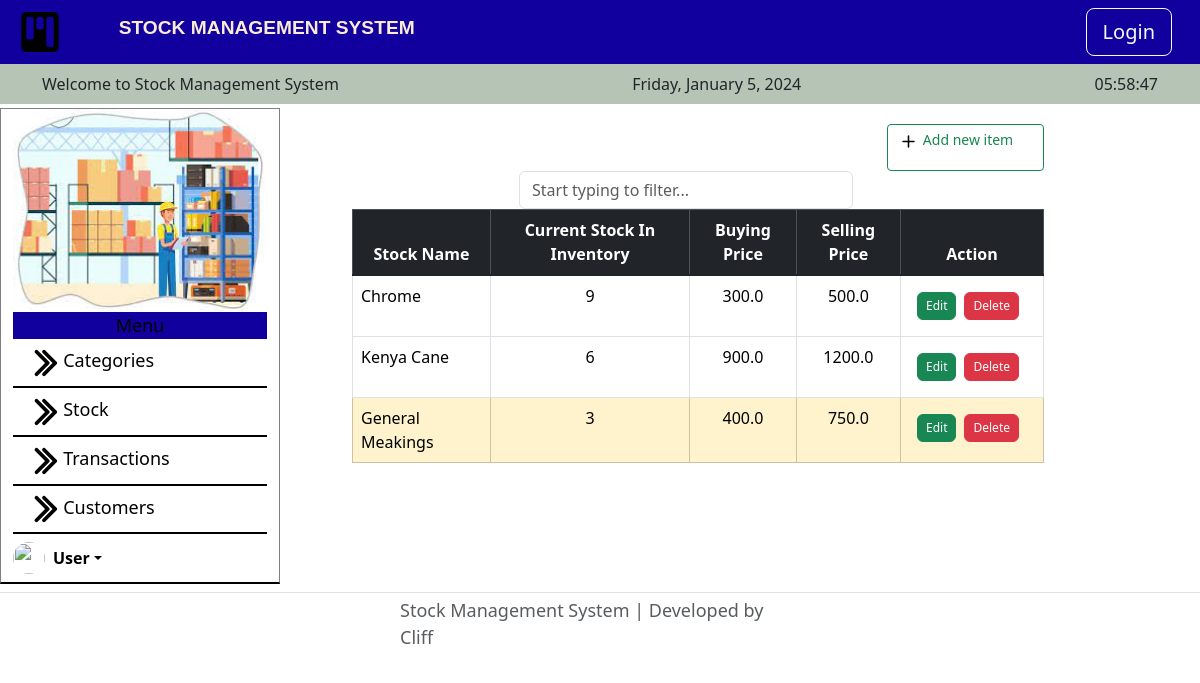
Page /stock on the earlier database version.
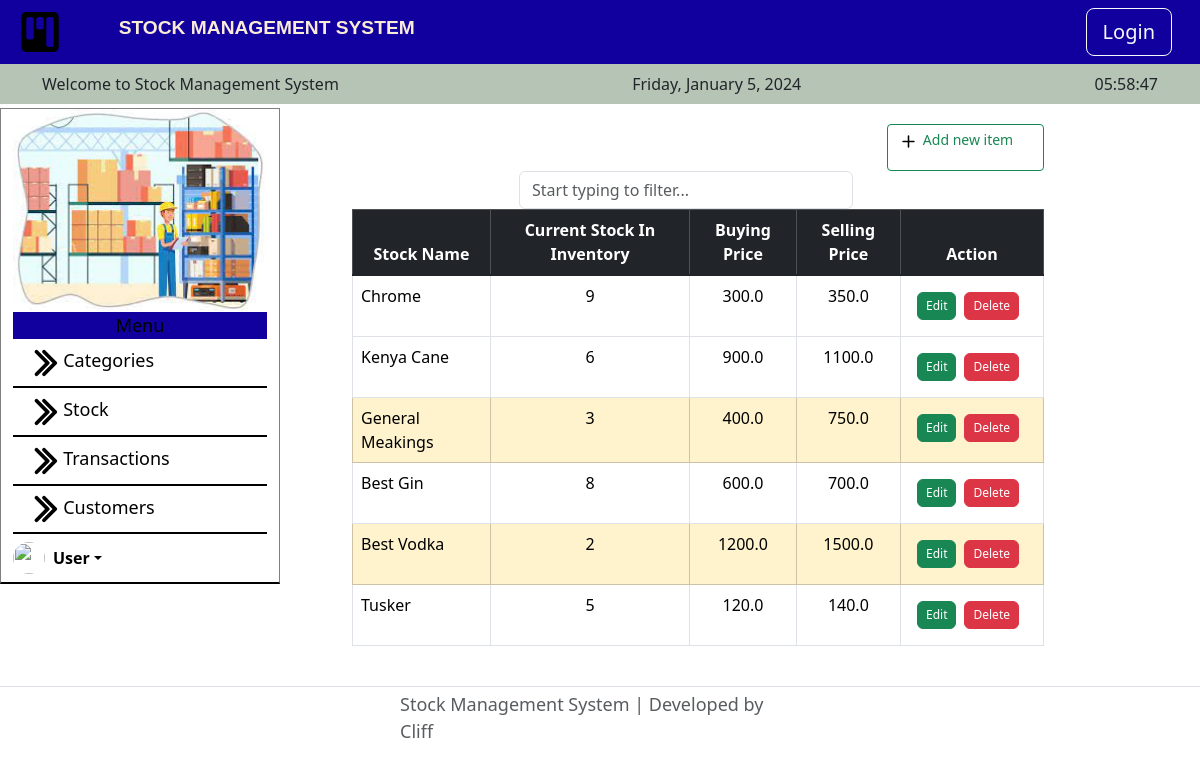
Same page on the later database version.
### main.py (models this page shows)
class Stock(db.Model):
    __tablename__ = "stock"
    id = db.Column(db.Integer, primary_key=True)
    item_name = db.Column(db.String(100), unique=True, nullable=False)
    item_quantity = db.Column(db.Integer, nullable=False)
    buying_price = db.Column(db.Float, nullable=False)
    selling_price = db.Column(db.Float, nullable=False)
    transactions = db.relationship("Transactions", back_populates="itemname", cascade="all, delete-orphan")

### main.py (the view)
@app.route("/stock", methods=['POST', 'GET'])
def stock():
    all_stocks = db.session.execute(db.select(Stock)).scalars().all()
    if request.method == "POST":
        search_query = request.form.get('search', '')
        results = Stock.query.filter(Stock.item_name.ilike(f'%{search_query}%')).all()
        return render_template("stock.html", all_stocks=results)
    return render_template("stock.html", all_stocks=all_stocks)

### templates/stock.html (shortened to what this page needs)
{% extends 'index.html' %}
{% block content %}
<div class="container-fluid">
    <div class="row">
        <a href="{{ url_for('add') }}" class="text-decoration-none">
        <div class="col d-flex justify-content-end">
            <button type="button" class="btn btn-outline-success btn-sm">
                <div class="row">
                <div class="col-2">
                    <svg xmlns="http://www.w3.org/2000/svg" width="25" height="25" fill="currentColor" class="bi bi-plus" viewBox="0 0 16 16">
                        <path d="M8 4a.5.5 0 0 1 .5.5v3h3a.5.5 0 0 1 0 1h-3v3a.5.5 0 0 1-1 0v-3h-3a.5.5 0 0 1 0-1h3v-3A.5.5 0 0 1 8 4"/>
                      </svg>
                </div>
                <div class="col text-start">
                    <p>Add new item</p>
                </div>
                </div>
            </button>
        </div>
        </a>
    </div>
    <div class="row">
        <div class="col-md-6 mx-auto">
          <form class="form-inline" method="post" action="{{ url_for('stock') }}">
            <div class="row input-group w-100">
                <input class="form-control search mb-0" name="search" id="search" type="search" placeholder="Start typing to filter..." autocomplete="off">
            </div>
          </form>
        </div>
      </div>
<table class="table table-bordered">
    <thead class="table-dark text-center">
      <tr class="p-2">
        <th scope="col">Stock Name</th>
        <th scope="col">Current Stock In Inventory</th>
        <th scope="col">Buying Price</th>
        <th scope="col">Selling Price</th>
        <th scope="col">Action</th>
      </tr>
    </thead>
    <tbody class="table-group-divider">
      {%for stock in all_stocks %}
      {% if stock.item_quantity < 4 %}
      <tr class="table-warning">
      {% else %}
      <tr>
      {% endif %}
        <td class="p-2">{{ stock.item_name }}</td>
        <td class="text-center p-2">{{ stock.item_quantity }}</td>
        <td class="text-center p-2">{{ stock.buying_price }}</td>
        <td class="text-center p-2">{{ stock.selling_price }}</td>
        <td>
          <div class="d-flex p-2">
            <a href="{{ url_for('edit', stock_id=stock.id) }}" class="text-decoration-none"><button type="button" class="btn btn-success me-2" style="--bs-btn-padding-y: .25rem; --bs-btn-padding-x: .5rem; --bs-btn-font-size: .75rem;">Edit</button></a>
            <button type="button" class="btn btn-danger me-2 delete-btn" data-toggle="modal" data-target="#delBtn" data-stock-id="{{ stock.id }}" style="--bs-btn-padding-y: .25rem; --bs-btn-padding-x: .5rem; --bs-btn-font-size: .75rem;">Delete</button>
        </div>
        </td>
      </tr>
      {% endfor %}
    </tbody>
  </table>
  </div>
{% endblock %}

### templates/index.html (shortened to what this page needs)
<!DOCTYPE html>
<html lang="en">
<head>
    <link href="https://cdn.jsdelivr.net/npm/bootstrap@5.3.2/dist/css/bootstrap.min.css" rel="stylesheet">
    <link rel="stylesheet" href="/static/style.css">
</head>
<body>
    <header class="p-2" style="background-color: #11009E;">
        <nav>
        <div class="container-fluid">
            <div class="d-flex align-items-center row">
                <div class="col-1">
                    <a href="#" class="d-flex align-items-center text-white text-decoration-none">
                    </a>
                </div>
                <h1 class="col-6" style="color: antiquewhite;">STOCK MANAGEMENT SYSTEM</h1>
                <div class="col d-flex justify-content-end">
                    <button type="button" class="btn btn-lg btn-outline-light me-2">Login</button>
                </div>
            </div>
        </div>
        </nav>
    </header>
    <nav class="navbar align-items-center mb-1" style="background-color: #B6C4B6;">
        <div class="container d-flex justify-content-between align-items-center">
            <p class="m-0">Welcome to Stock Management System</p>
            <p class="m-0" id="date"></p>
            <p class="m-0" id="time"></p>
        </div>
    </nav>
    <div class="container row">
    <div class="d-flex flex-column flex-shrink-0 col-4" style="width: 280px; height: 100%; background-color: white; border: 1px solid grey; border-bottom: 2px solid black;">
        <img src="/static/images/download.jpeg">
        <ul class="nav nav-pills flex-column mb-auto">
          <li style="background-color: #11009E;" class="d-flex justify-content-center align-items-center">
              <span>Menu</span>
          </li>
          <li id="menu" class="d-flex justify-content-start align-items-center">
            <a href="#" class="nav-link text-white">
                <span>Categories</span>
            </a>
          </li>
          <li id="menu" class="d-flex justify-content-start align-items-center">
            <a href="#" class="nav-link text-white">
              <span>Stock</span>
            </a>
          </li>
          <li id="menu" class="d-flex justify-content-start align-items-center">
            <a href="#" class="nav-link text-white">
                <span>Transactions</span>
            </a>
          </li>
          <li class="d-flex justify-content-start align-items-center" id="menu">
            <a href="#" class="nav-link text-white">
              <span>Customers</span>
            </a>
          </li>
        </ul>
        <div class="dropdown my-2">
          <a href="#" class="d-flex align-items-center text-black text-decoration-none dropdown-toggle" data-bs-toggle="dropdown" aria-expanded="false">
            <img src="https://github.com/mdo.png" alt="" width="32" height="32" class="rounded-circle me-2">
            <strong>User</strong>
          </a>
        </div>
      </div>
      <div class="col mx-5 my-3 table-responsive">
        {% block content %}{% endblock %}
      </div>
    </div>
    <footer class="d-flex flex-wrap justify-content-center align-items-center py-1 my-2 border-top">
        <div class="col-md-4 d-flex align-items-center">
          <span class="mb-3 mb-md-0 text-body-secondary">Stock Management System | Developed by Cliff</span>
        </div>
    </footer>
</body>
</html>

### static/style.css (style rules this page uses)
h1 { font-size: larger; font-weight: 700; font-family: 'Arial', sans-serif; }
svg { color: black; }
span { color: black; font-weight: 500; font-size: large; }
#menu { border-bottom: 2px solid black; }

Differences in the rows shown:
changed Stock "Chrome": selling_price "500.0" → "350.0"
changed Stock "Kenya Cane": selling_price "1200.0" → "1100.0"
added Stock: item_name "Best Gin", item_quantity "8", buying_price "600.0", selling_price "700.0"
added Stock: item_name "Best Vodka", item_quantity "2", buying_price "1200.0", selling_price "1500.0"
added Stock: item_name "Tusker", item_quantity "5", buying_price "120.0", selling_price "140.0"
